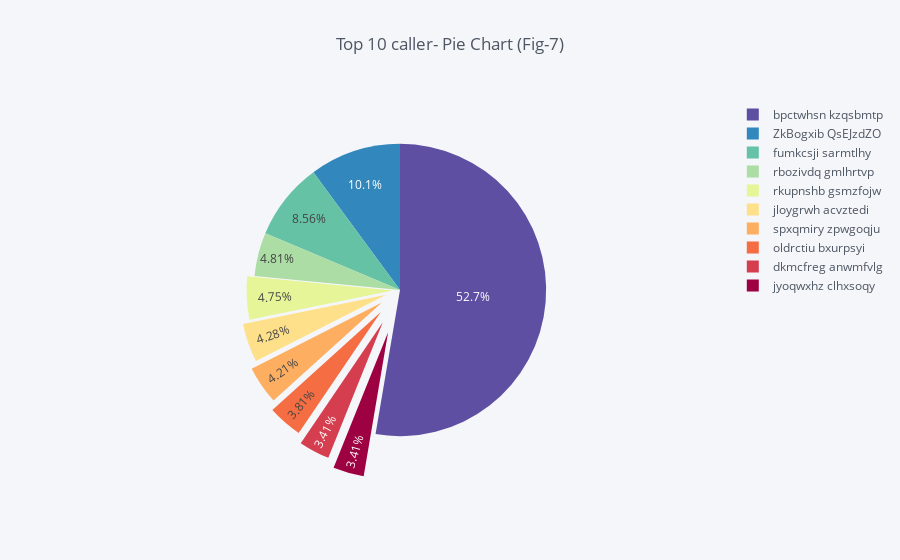

Write notebook code for a chart like this one.
### Code cell
# Find out top 10 callers in terms of frequency of raising tickets in the entire dataset
print('\033[1mTotal caller count:\033[0m', dataset1['Caller'].nunique())
df_sample = pd.DataFrame(dataset1.groupby(['Caller']).size().nlargest(10), columns=['Count']).reset_index()
df_sample.iplot(kind='pie',
         labels='Caller', 
         values='Count', 
         title='Top 10 caller- Pie Chart (Fig-7)',
         colorscale='-spectral',
         pull=[0,0,0,0,0.05,0.1,0.15,0.2,0.25,0.3])

### Figure 1 — Plotly figure (JSON) as saved in the notebook; plotly's stock layout.template omitted (floating-point values rounded to 4 significant figures)
{"data": [{"pull": [0, 0, 0, 0, 0.05, 0.1, 0.15, 0.2, 0.25, 0.3], "name": "", "labels": ["bpctwhsn kzqsbmtp", "ZkBogxib QsEJzdZO", "fumkcsji sarmtlhy", "rbozivdq gmlhrtvp", "rkupnshb gsmzfojw", "jloygrwh acvztedi", "spxqmiry zpwgoqju", "oldrctiu bxurpsyi", "dkmcfreg anwmfvlg", "jyoqwxhz clhxsoqy"], "values": [788, 151, 128, 72, 71, 64, 63, 57, 51, 51], "marker": {"colors": ["rgba(94, 79, 162, 1.0)", "rgba(50, 136, 189, 1.0)", "rgba(102, 194, 165, 1.0)", "rgba(171, 221, 164, 1.0)", "rgba(230, 245, 152, 1.0)", "rgba(254, 224, 139, 1.0)", "rgba(253, 174, 97, 1.0)", "rgba(244, 109, 67, 1.0)", "rgba(213, 62, 79, 1.0)", "rgba(158, 1, 66, 1.0)"]}, "type": "pie"}], "layout": {"paper_bgcolor": "#F5F6F9", "plot_bgcolor": "#F5F6F9", "titlefont": {"color": "#4D5663"}, "legend": {"bgcolor": "#F5F6F9", "font": {"color": "#4D5663"}}, "title": "Top 10 caller- Pie Chart (Fig-7)"}}
